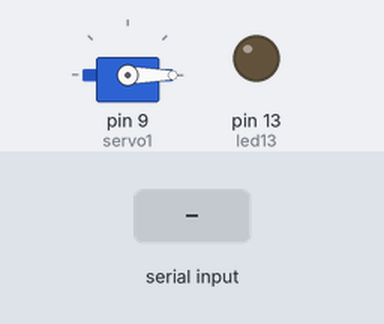
A sketch run on a simulated Arduino Uno, built with avr-gcc and run on an emulated ATmega328P. On the bench: servo, output pins drawn as LEDs (lit = HIGH). Inputs (shaded band) come from the test bench. What the sketch prints to the serial monitor is not drawn.

Above: at 1.2 s.
1.3 s: "a" received over Serial
At 2.3 s:
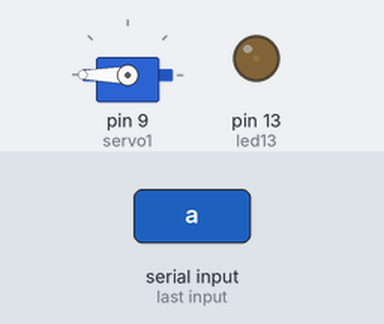
2.8 s: "1" received over Serial
At 3.9 s:
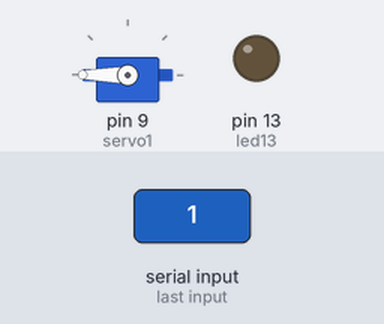
4.3 s: "a" received over Serial
At 5.5 s:
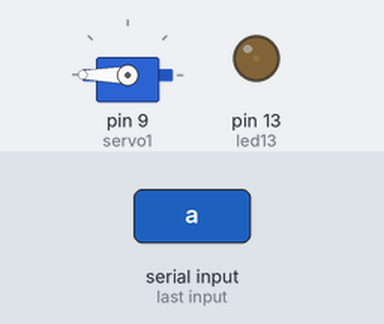
5.8 s: "0" received over Serial
At 6.2 s:
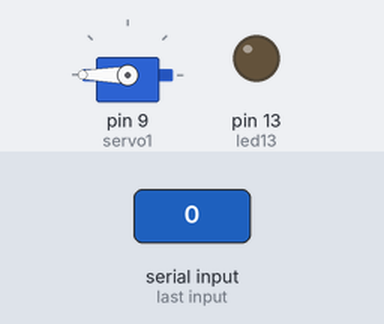
Timing chart, 0 to 8.3 s (numbered marks = the images above; inputs shaded):
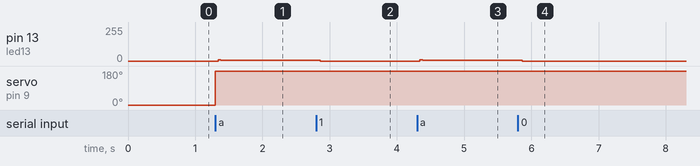

The sketch:

Base-Bluetooth_COHETE_HIDRAULICO-V_0.1_.ino
```cpp
#include<Servo.h>
int led13=13;
int estado=0;

Servo servo1;

void setup(){
  Serial.begin(9600);
  pinMode(led13,OUTPUT);
  servo1.attach(9);
  servo1.write(0);

}

void loop(){
 digitalWrite(13,LOW);

 if(Serial.available()>0){
 estado = Serial.read();
 }
  despegue(estado);

}
void despegue(int x){
    if (x =='a'){
     Serial.write(x);
     digitalWrite(13,HIGH);
     servo1.write(180);
    }
}
```

Measured:
- after the input at 1.3 s, pin 13 (led13): 0/255 → 4/255 at once; servo on pin 9 (servo1): 0° → 180° at once
- after the input at 2.8 s, pin 13 (led13): 4/255 → 0/255 after 0.06 s
- after the input at 4.3 s, pin 13 (led13): 0/255 → 4/255 at once
- after the input at 5.8 s, pin 13 (led13): 4/255 → 0/255 after 0.06 s
